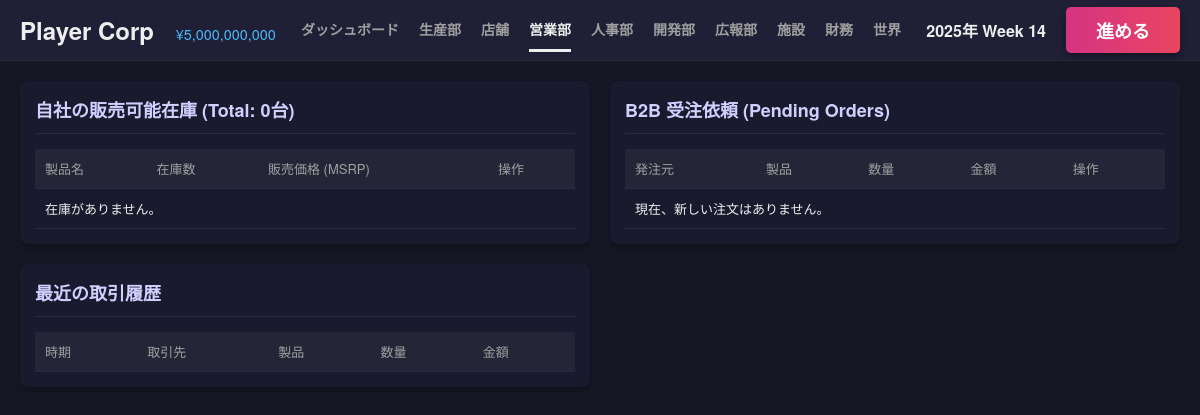
Before: /sales with the older database file.
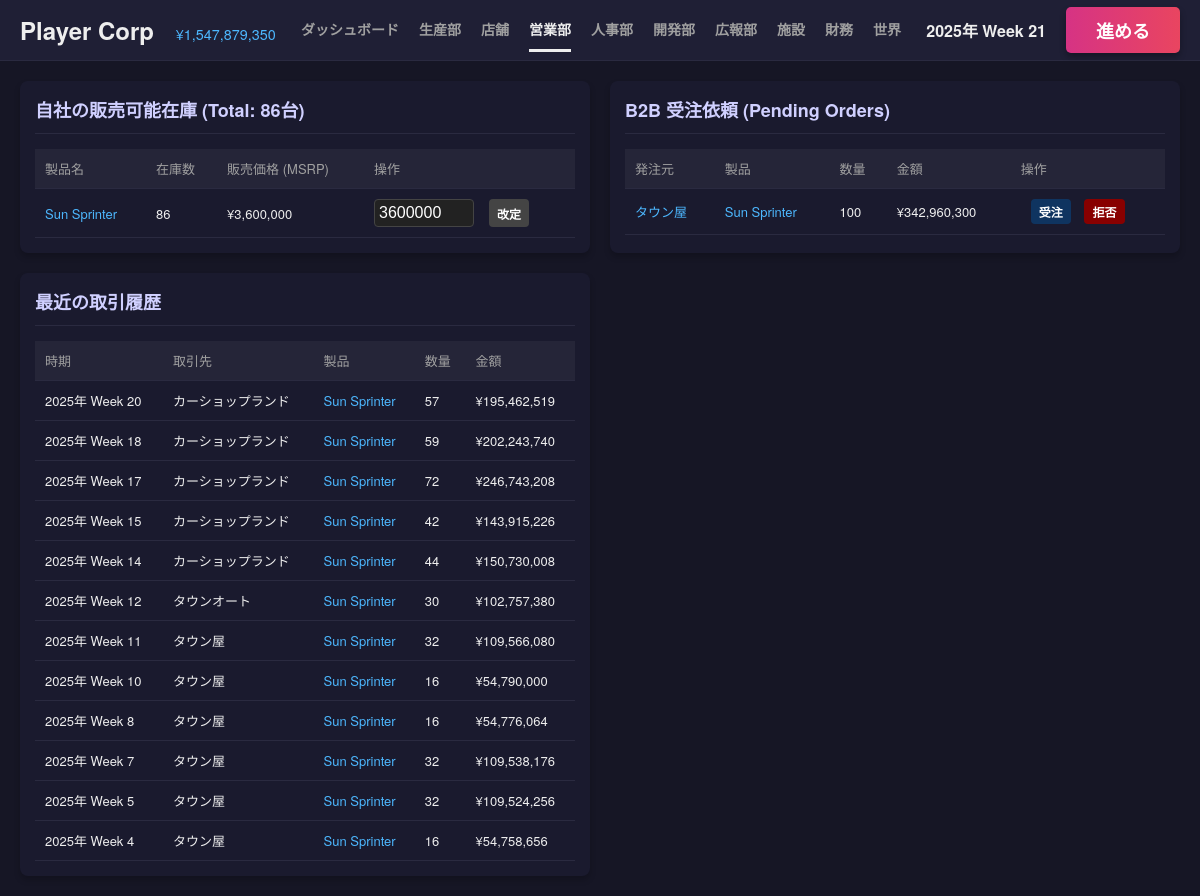
After: the same page with the newer database file.
### tables this page shows
CREATE TABLE companies (
            id INTEGER PRIMARY KEY AUTOINCREMENT,
            name TEXT,
            type TEXT, -- 'player', 'npc_maker', 'npc_retail', 'system_supplier'
            funds INTEGER,
            brand_power REAL DEFAULT 0,
            industry TEXT DEFAULT 'automotive',
            credit_rating INTEGER DEFAULT 50,
            dev_knowhow REAL DEFAULT 0,
            borrowing_limit INTEGER DEFAULT 0,
            is_active BOOLEAN DEFAULT 1,
            -- Supplier Traits
            trait_material_score REAL DEFAULT 3.0,
            trait_cost_multiplier REAL DEFAULT 1.0,
            part_category TEXT -- 'engine', 'body', etc. for system_supplier
        );

CREATE TABLE inventory (
            id INTEGER PRIMARY KEY AUTOINCREMENT,
            company_id INTEGER,
            design_id INTEGER,
            quantity INTEGER,
            sales_price INTEGER DEFAULT 0, -- 小売での販売価格 (メーカー在庫の場合はMSRPまたは0)
            FOREIGN KEY(company_id) REFERENCES companies(id),
            FOREIGN KEY(design_id) REFERENCES product_designs(id)
        );

CREATE TABLE product_designs (
            id INTEGER PRIMARY KEY AUTOINCREMENT,
            company_id INTEGER,
            name TEXT,
            material_score REAL,
            concept_score REAL,
            production_efficiency REAL,
            base_price INTEGER,
            sales_price INTEGER,
            status TEXT, -- 'developing', 'completed', 'obsolete'
            strategy TEXT, -- 開発方針
            developed_week INTEGER,
            parts_config TEXT, -- JSON: {part_key: {supplier_id, score, cost}}
            awareness REAL DEFAULT 0,
            FOREIGN KEY(company_id) REFERENCES companies(id)
        );

CREATE TABLE b2b_orders (
            id INTEGER PRIMARY KEY AUTOINCREMENT,
            week INTEGER,
            buyer_id INTEGER,
            seller_id INTEGER,
            design_id INTEGER,
            quantity INTEGER,
            amount INTEGER,
            status TEXT, -- 'pending', 'accepted', 'rejected', 'completed'
            FOREIGN KEY(buyer_id) REFERENCES companies(id),
            FOREIGN KEY(seller_id) REFERENCES companies(id),
            FOREIGN KEY(design_id) REFERENCES product_designs(id)
        );

CREATE TABLE transactions (
            id INTEGER PRIMARY KEY AUTOINCREMENT,
            week INTEGER,
            type TEXT, -- 'b2b', 'b2c'
            buyer_id INTEGER,
            seller_id INTEGER,
            design_id INTEGER,
            quantity INTEGER,
            amount INTEGER
        );

### app.py (the view)
@app.route('/sales')
def sales():
    player = get_player_company()
    pending_orders = db.fetch_all("""
        SELECT o.*, c.name as buyer_name, d.name as product_name
        FROM b2b_orders o
        JOIN companies c ON o.buyer_id = c.id
        JOIN product_designs d ON o.design_id = d.id
        WHERE o.seller_id = ? AND o.status = 'pending'
    """, (player['id'],))
    history = db.fetch_all("""
        SELECT t.*, c.name as partner_name, d.name as product_name
        FROM transactions t
        LEFT JOIN companies c ON (t.buyer_id = c.id AND t.seller_id = ?) OR (t.seller_id = c.id AND t.buyer_id = ?)
        LEFT JOIN product_designs d ON t.design_id = d.id
        WHERE (t.seller_id = ? OR t.buyer_id = ?) AND t.type = 'b2b'
        ORDER BY t.id DESC LIMIT 20
    """, (player['id'], player['id'], player['id'], player['id']))
    market_stocks = db.fetch_all("""
        SELECT i.quantity, i.design_id, d.name as product_name, d.sales_price, d.concept_score,
               i.company_id as seller_id, c.name as seller_name, c.brand_power
        FROM inventory i
        JOIN product_designs d ON i.design_id = d.id
        JOIN companies c ON i.company_id = c.id
        WHERE c.type IN ('npc_maker', 'player') AND c.id != ? AND c.is_active = 1 AND i.quantity > 0
    """, (player['id'],))
    my_inventory = db.fetch_all("""
        SELECT i.quantity, d.name as product_name, d.sales_price, i.design_id
        FROM inventory i JOIN product_designs d ON i.design_id = d.id
        WHERE i.company_id = ? AND i.quantity > 0
    """, (player['id'],))
    total_inventory = sum(i['quantity'] for i in my_inventory)
    return render_template('sales.html', pending_orders=pending_orders, history=history, market_stocks=market_stocks, my_inventory=my_inventory, total_inventory=total_inventory)

### app.py (called while the page is built)
def get_player_company():
    res = db.fetch_one("SELECT * FROM companies WHERE type = 'player' LIMIT 1")
    return res

@app.context_processor
def inject_common_data():
    player = get_player_company()
    game_state = db.fetch_one("SELECT * FROM game_state")
    current_week = game_state['week'] if game_state else 0
    year = 2025 + (current_week - 1) // 52
    week_of_year = (current_week - 1) % 52 + 1
    date_str = f"{year}年 Week {week_of_year}"
    header_caps = None
    if player:
        header_caps = sim.calculate_capabilities(player['id'])
    return dict(
        player=player,
        current_week=current_week,
        date_str=date_str,
        active_page=request.endpoint,
        header_caps=header_caps,
        npc_scale=gb.NPC_SCALE_FACTOR
    )

@app.template_filter('format_week')
def format_week_filter(week):
    if week is None: return "-"
    try:
        week = int(week)
    except:
        return week
    year = 2025 + (week - 1) // 52
    week_of_year = (week - 1) % 52 + 1
    return f"{year}年 Week {week_of_year}"

### templates/sales.html (shortened to what the changed rows need)
{% extends "base.html" %}
{% block content %}
<div class="dashboard-grid">
    <div class="card card-large">
        <div class="card-header">
            <h2>自社の販売可能在庫 (Total: {{ "{:,}".format(total_inventory) }}台)</h2>
        </div>
        <div class="card-body">
            <table class="data-table">
                <thead>
                    <tr>
                        <th>製品名</th>
                        <th>在庫数</th>
                        <th>販売価格 (MSRP)</th>
                        <th>操作</th>
                    </tr>
                </thead>
                <tbody>
                    {% for item in my_inventory %}
                    <tr>
                        <td><a href="{{ url_for('product_detail', design_id=item.design_id) }}" style="color: #4db8ff;">{{ item.product_name }}</a></td>
                        <td>{{ "{:,}".format(item.quantity) }}</td>
                        <td>¥{{ "{:,}".format(item.sales_price) }}</td>
                        <td>
                            <form action="{{ url_for('sales_pricing') }}" method="post" style="display: flex; gap: 5px;">
                                <input type="number" name="new_price" class="form-control" style="width: 100px; padding: 4px;" placeholder="新価格" value="{{ item.sales_price }}">
                                <button type="submit" class="btn btn-small btn-secondary">改定</button>
                            </form>
                        </td>
                    </tr>
                    {% else %}
                    <tr><td colspan="4">在庫がありません。</td></tr>
                    {% endfor %}
                </tbody>
            </table>
        </div>
    </div>
    <div class="card card-large">
        <div class="card-header">
            <h2>B2B 受注依頼 (Pending Orders)</h2>
        </div>
        <div class="card-body">
            <table class="data-table">
                <thead>
                    <tr>
                        <th>発注元</th>
                        <th>製品</th>
                        <th>数量</th>
                        <th>金額</th>
                        <th>操作</th>
                    </tr>
                </thead>
                <tbody>
                    {% for order in pending_orders %}
                    <tr>
                        <td><a href="{{ url_for('company_detail', company_id=order.buyer_id) }}" style="color: #4db8ff;">{{ order.buyer_name }}</a></td>
                        <td><a href="{{ url_for('product_detail', design_id=order.design_id) }}" style="color: #4db8ff;">{{ order.product_name }}</a></td>
                        <td>{{ order.quantity }}</td>
                        <td>¥{{ "{:,}".format(order.amount) }}</td>
                        <td>
                            <form action="{{ url_for('sales_action') }}" method="post" style="display:inline;">
                                <button type="submit" name="action" value="accept" class="btn btn-small btn-primary">受注</button>
                                <button type="submit" name="action" value="reject" class="btn btn-small btn-danger">拒否</button>
                            </form>
                        </td>
                    </tr>
                    {% else %}
                    <tr><td colspan="5">現在、新しい注文はありません。</td></tr>
                    {% endfor %}
                </tbody>
            </table>
        </div>
    </div>
    <div class="card card-large">
        <div class="card-header">
            <h2>最近の取引履歴</h2>
        </div>
        <div class="card-body">
            <table class="data-table">
                <thead>
                    <tr>
                        <th>時期</th>
                        <th>取引先</th>
                        <th>製品</th>
                        <th>数量</th>
                        <th>金額</th>
                    </tr>
                </thead>
                <tbody>
                    {% for item in history %}
                    <tr>
                        <td>{{ item.week | format_week }}</td>
                        <td>{{ item.partner_name }}</td>
                        <td><a href="{{ url_for('product_detail', design_id=item.design_id) }}" style="color: #4db8ff;">{{ item.product_name }}</a></td>
                        <td>{{ item.quantity }}</td>
                        <td>¥{{ "{:,}".format(item.amount) }}</td>
                    </tr>
                    {% endfor %}
                </tbody>
            </table>
        </div>
    </div>
</div>
{% endblock %}

### templates/base.html (shortened to what this page needs)
<!DOCTYPE html>
<html lang="ja">
<head>
    <link rel="stylesheet" href="{{ url_for('static', filename='css/style.css') }}">
</head>
<body>
    <div class="app-container">
        <header class="top-bar">
            <div class="logo-area tooltip-container">
                <h1>
                    {{ player.name if player else '自社名' }}
                    {% if player %}
                    <span style="font-size: 0.6em; color: #4db8ff; margin-left: 15px; font-weight: normal;">¥{{ "{:,}".format(player.funds|int) }}</span>
                    {% endif %}
                </h1>
            </div>
            <nav class="top-nav">
                <a href="{{ url_for('dashboard') }}" class="{{ 'active' if active_page == 'dashboard' else '' }}">ダッシュボード</a>
                <a href="{{ url_for('production') }}" class="{{ 'active' if active_page == 'production' else '' }}">生産部</a>
                <a href="{{ url_for('store') }}" class="{{ 'active' if active_page == 'store' else '' }}">店舗</a>
                <a href="{{ url_for('sales') }}" class="{{ 'active' if active_page == 'sales' else '' }}">営業部</a>
                <a href="{{ url_for('hr') }}" class="{{ 'active' if active_page == 'hr' else '' }}">人事部</a>
                <a href="{{ url_for('dev') }}" class="{{ 'active' if active_page == 'dev' else '' }}">開発部</a>
                <a href="{{ url_for('pr') }}" class="{{ 'active' if active_page == 'pr' else '' }}">広報部</a>
                <a href="{{ url_for('facility') }}" class="{{ 'active' if active_page == 'facility' else '' }}">施設</a>
                <a href="{{ url_for('finance') }}" class="{{ 'active' if active_page == 'finance' else '' }}">財務</a>
                <a href="{{ url_for('world') }}" class="{{ 'active' if active_page == 'world' else '' }}">世界</a>
            </nav>
            <div class="action-area">
                <div class="date-display">{{ date_str }}</div>
                <form action="{{ url_for('next_week') }}" method="post">
                    <button type="submit" class="btn-next-week">進める</button>
                </form>
            </div>
        </header>
        <main class="main-content">
            {% block content %}{% endblock %}
        </main>
    </div>
</body>
</html>

Changed rows visible on the page:
changed companies "Player Corp": funds "5,000,000,000" → "1,547,879,350"
added inventory: product_name "Sun Sprinter", quantity "86", new_price "3600000"
now on this page (row edited): product_designs: sales_price "3,600,000"
now on this page (row edited): b2b_orders: buyer_name "タウン屋", product_name "Sun Sprinter", quantity "100", amount "342,960,300"
now on this page (row edited): transactions: week "2025年 Week 20", partner_name "カーショップランド", product_name "Sun Sprinter", quantity "57", amount "195,462,519"
now on this page (row edited): transactions: week "2025年 Week 18", partner_name "カーショップランド", product_name "Sun Sprinter", quantity "59", amount "202,243,740"
now on this page (row edited): transactions: week "2025年 Week 17", partner_name "カーショップランド", product_name "Sun Sprinter", quantity "72", amount "246,743,208"
now on this page (row edited): transactions: week "2025年 Week 15", partner_name "カーショップランド", product_name "Sun Sprinter", quantity "42", amount "143,915,226"
now on this page (row edited): transactions: week "2025年 Week 14", partner_name "カーショップランド", product_name "Sun Sprinter", quantity "44", amount "150,730,008"
now on this page (row edited): transactions: week "2025年 Week 12", partner_name "タウンオート", product_name "Sun Sprinter", quantity "30", amount "102,757,380"
now on this page (row edited): transactions: week "2025年 Week 11", partner_name "タウン屋", product_name "Sun Sprinter", quantity "32", amount "109,566,080"
now on this page (row edited): transactions: week "2025年 Week 10", partner_name "タウン屋", product_name "Sun Sprinter", quantity "16", amount "54,790,000"
now on this page (row edited): transactions: week "2025年 Week 8", partner_name "タウン屋", product_name "Sun Sprinter", quantity "16", amount "54,776,064"
now on this page (row edited): transactions: week "2025年 Week 7", partner_name "タウン屋", product_name "Sun Sprinter", quantity "32", amount "109,538,176"
now on this page (row edited): transactions: week "2025年 Week 5", partner_name "タウン屋", product_name "Sun Sprinter", quantity "32", amount "109,524,256"
now on this page (row edited): transactions: week "2025年 Week 4", partner_name "タウン屋", product_name "Sun Sprinter", quantity "16", amount "54,758,656"
Other visible differences:
{{ date_str }}: "2025年 Week 14" → "2025年 Week 21"
{{ "{:,}".format(total_inventory) }}: "0" → "86"
text no longer shown: "在庫がありません。 現在、新しい注文はありません。"
